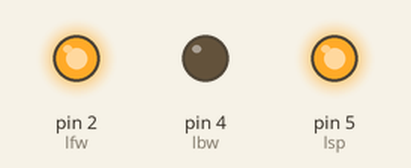
This sketch was run on a simulated Arduino Uno, built with avr-gcc and run on an emulated ATmega328P. Parts: output pins drawn as LEDs (lit = HIGH).

Above: at 0.1 s.
At 2.1 s:
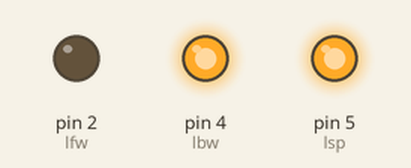
At 4.1 s:
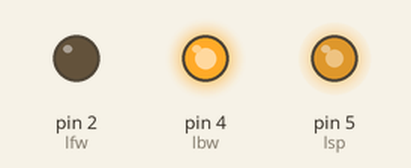
At 6.1 s:
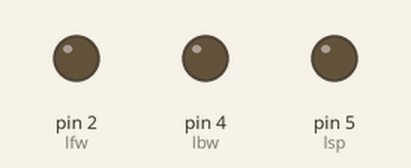
Timing chart, 0 to 7.6 s (numbered marks = the images above):
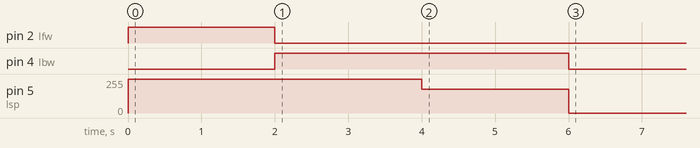

The sketch:

c01_dc_motor.ino
```cpp
/** DC Motor
 * 1. DC 모터를 회전/역회전으로 돌려보기
 */

int lfw = 2; // 왼쪽 앞 바퀴
int lbw = 4; // 왼쪽 뒷 바퀴
int lsp = 5; // 왼쪽 바퀴 속도

void setup() {
  pinMode(lfw, OUTPUT);
  pinMode(lbw, OUTPUT);
  pinMode(lsp, OUTPUT);

  analogWrite(lsp, 255);
  // 정회전
  digitalWrite(lfw, HIGH);
  digitalWrite(lbw, LOW);
  delay(2000);

  // 역회전
  digitalWrite(lfw, LOW);
  digitalWrite(lbw, HIGH);
  delay(2000);

  analogWrite(lsp, 180); // 속도 저하
  delay(2000);

  // 정지
  analogWrite(lsp, 0);
  digitalWrite(lfw, LOW);
  digitalWrite(lbw, LOW);
}

void loop() {

}
```
